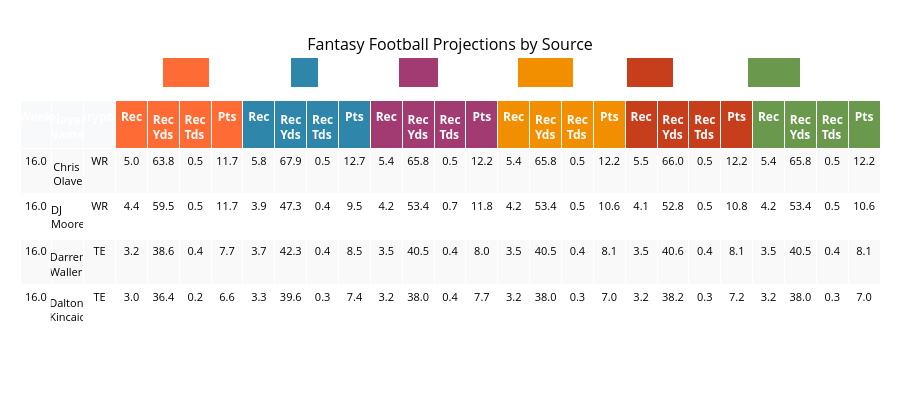

This figure's notebook cell:
### Code cell
def peek_proj_stats(wk, pos_filter = ['QB', 'RB', 'WR', 'TE'], is_half = False):
    # Build Dataframe
    FULL = LINEUPS[
        (LINEUPS['week'] == wk) &                           # Filter by Week
        LINEUPS['primaryPosition'].isin(pos_filter)         # Filter by Position
    ]

    # Relevant Stats
    relevant_stats = {
        'QB': ['_passingYards', '_passingTouchdowns', '_passingInterceptions', '_rushingYards', '_rushingTouchdowns', '_Points'],
        'RB': ['_rushingYards', '_rushingTouchdowns', '_receivingReceptions', '_receivingYards', '_receivingTouchdowns', '_Points'],
        'WR': ['_receivingReceptions', '_receivingYards', '_receivingTouchdowns', '_Points'],
        'TE': ['_receivingReceptions', '_receivingYards', '_receivingTouchdowns', '_Points']
    }
    # Get all relevant stats for the positions in pos_filter
    position_stats = []
    for position in pos_filter:
        if position in relevant_stats:
            position_stats.extend(relevant_stats[position])
    
    # Remove duplicates while preserving order
    position_stats = list(dict.fromkeys(position_stats))


    # Column Selection
    base_cols = ['week', 'player_name', 'primaryPosition']
    relevant_cols = [
        col for col in FULL.columns 
        if any(stat_suffix in col for stat_suffix in position_stats)
    ]

    all_cols = base_cols + relevant_cols
    selected_cols = list(dict.fromkeys(all_cols))

    SLIM = FULL[selected_cols]

    # Half-PPR Adjustment
    if is_half:
        # Find all columns ending in _Points
        points_cols = [col for col in SLIM.columns if col.endswith('_Points')]
        
        for points_col in points_cols:
            # Get the prefix (everything before '_Points')
            prefix = points_col.replace('_Points', '')
            receptions_col = prefix + '_receivingReceptions'
            
            # If the corresponding receptions column exists, adjust the points
            if receptions_col in SLIM.columns:
                SLIM[points_col] = SLIM[points_col] - (SLIM[receptions_col] * 0.5)
        
        
    def get_column_priority(col):
        prefixes = ['ESPN_', 'FP_', 'MEAN_', 'BOL_', 'PINNY_', 'TRUE_']
        suffixes = ['passingYards', 'passingTouchdowns', 'passingInterceptions', 
                    'rushingYards', 'rushingTouchdowns', 'receivingReceptions',
                    'receivingYards', 'receivingTouchdowns', 'Points']

        # Get prefix priority (or max if not found)
        prefix_priority = next((i for i, prefix in enumerate(prefixes) if col.startswith(prefix)), len(prefixes))

        # Get suffix priority (or max if not found)  
        suffix_priority = next((i for i, suffix in enumerate(suffixes) if suffix in col), len(suffixes))

        return (prefix_priority, suffix_priority)  # Put non-prefixed columns at the end
    
    # Separate base columns from prefixed columns
    base_columns = ['week', 'player_name', 'primaryPosition']
    other_columns = [col for col in SLIM.columns if col not in base_columns]
    
    # Sort other columns by prefix
    sorted_other_cols = sorted(other_columns, key=get_column_priority)
    
    # Reorder columns: base columns first, then sorted prefixed columns
    final_column_order = base_columns + sorted_other_cols
    SLIM = SLIM[final_column_order]

    # Round
    numeric_cols = SLIM.select_dtypes(include=['number']).columns
    SLIM[numeric_cols] = SLIM[numeric_cols].round(2)

    # Rename
    column_name_mapping = {
        'passingYards': 'PASS_YDS',
        'passingTouchdowns': 'PASS_TDS', 
        'passingInterceptions': 'PASS_INT',
        'rushingYards': 'RUSH_YDS',
        'rushingTouchdowns': 'RUSH_TDS',
        'receivingReceptions': 'REC',
        'receivingYards': 'REC_YDS',
        'receivingTouchdowns': 'REC_TDS',
        'Points': "PTS"
    }
    
    # Rename columns using the mapping
    def rename_column(col_name):
        for long_name, short_name in column_name_mapping.items():
            if long_name in col_name:
                col_name = col_name.replace(long_name, short_name)
        return col_name
    
    # Apply the renaming
    SLIM.columns = [rename_column(col) for col in SLIM.columns]
    
    return SLIM#.sort_values(by='TRUE_Points', ascending=False)

proj = peek_proj_stats(wk=curr_week, pos_filter=['WR', 'TE'], is_half = True).sort_values(['TRUE_PTS'], ascending=False)
#proj
filter_players = ['Darren Waller', 'Dalton Kincaid', 'Chris Olave', 'DJ Moore']
plotly_table = create_plotly_spanned_table(proj[proj['player_name'].isin(filter_players)])
plotly_table

### Figure 1 — Plotly figure (JSON) as saved in the notebook; plotly's stock layout.template omitted (floating-point values rounded to 4 significant figures; data arrays with more than 128 entries replaced by an {"elided": "..."} marker saying what was removed)
{"data": [{"cells": {"align": "center", "fill": {"color": {"elided": "27x8 str values"}}, "font": {"color": "black", "size": 11}, "height": 30, "values": [["16.0", "16.0", "16.0", "16.0"], ["Chris Olave", "DJ Moore", "Darren Waller", "Dalton Kincaid"], ["WR", "WR", "TE", "TE"], ["5.0", "4.4", "3.2", "3.0"], ["63.8", "59.5", "38.6", "36.4"], ["0.5", "0.5", "0.4", "0.2"], ["11.7", "11.7", "7.7", "6.6"], ["5.8", "3.9", "3.7", "3.3"], ["67.9", "47.3", "42.3", "39.6"], ["0.5", "0.4", "0.4", "0.3"], ["12.7", "9.5", "8.5", "7.4"], ["5.4", "4.2", "3.5", "3.2"], ["65.8", "53.4", "40.5", "38.0"], ["0.5", "0.7", "0.4", "0.4"], ["12.2", "11.8", "8.0", "7.7"], ["5.4", "4.2", "3.5", "3.2"], ["65.8", "53.4", "40.5", "38.0"], ["0.5", "0.5", "0.4", "0.3"], ["12.2", "10.6", "8.1", "7.0"], ["5.5", "4.1", "3.5", "3.2"], ["66.0", "52.8", "40.6", "38.2"], ["0.5", "0.5", "0.4", "0.3"], ["12.2", "10.8", "8.1", "7.2"], ["5.4", "4.2", "3.5", "3.2"], ["65.8", "53.4", "40.5", "38.0"], ["0.5", "0.5", "0.4", "0.3"], ["12.2", "10.6", "8.1", "7.0"]]}, "header": {"align": "center", "fill": {"color": ["#f8f9fa", "#f8f9fa", "#f8f9fa", "#FF6B35", "#FF6B35", "#FF6B35", "#FF6B35", "#2E86AB", "#2E86AB", "#2E86AB", "#2E86AB", "#A23B72", "#A23B72", "#A23B72", "#A23B72", "#F18F01", "#F18F01", "#F18F01", "#F18F01", "#C73E1D", "#C73E1D", "#C73E1D", "#C73E1D", "#6A994E", "#6A994E", "#6A994E", "#6A994E"]}, "font": {"color": "white", "size": 12}, "height": 40, "values": ["<b>Week</b>", "<b>Player Name</b>", "<b>Primaryposition</b>", "<b>Rec</b>", "<b>Rec Yds</b>", "<b>Rec Tds</b>", "<b>Pts</b>", "<b>Rec</b>", "<b>Rec Yds</b>", "<b>Rec Tds</b>", "<b>Pts</b>", "<b>Rec</b>", "<b>Rec Yds</b>", "<b>Rec Tds</b>", "<b>Pts</b>", "<b>Rec</b>", "<b>Rec Yds</b>", "<b>Rec Tds</b>", "<b>Pts</b>", "<b>Rec</b>", "<b>Rec Yds</b>", "<b>Rec Tds</b>", "<b>Pts</b>", "<b>Rec</b>", "<b>Rec Yds</b>", "<b>Rec Tds</b>", "<b>Pts</b>"]}, "type": "table"}], "layout": {"annotations": [{"bgcolor": "#FF6B35", "bordercolor": "#FF6B35", "borderpad": 4, "borderwidth": 1, "font": {"color": "#FF6B35", "size": 14}, "showarrow": false, "text": "<b>ESPN</b>", "x": 0.1667, "xref": "paper", "y": 1.15, "yref": "paper"}, {"bgcolor": "#2E86AB", "bordercolor": "#2E86AB", "borderpad": 4, "borderwidth": 1, "font": {"color": "#2E86AB", "size": 14}, "showarrow": false, "text": "<b>FP</b>", "x": 0.3148, "xref": "paper", "y": 1.15, "yref": "paper"}, {"bgcolor": "#A23B72", "bordercolor": "#A23B72", "borderpad": 4, "borderwidth": 1, "font": {"color": "#A23B72", "size": 14}, "showarrow": false, "text": "<b>BOL</b>", "x": 0.463, "xref": "paper", "y": 1.15, "yref": "paper"}, {"bgcolor": "#F18F01", "bordercolor": "#F18F01", "borderpad": 4, "borderwidth": 1, "font": {"color": "#F18F01", "size": 14}, "showarrow": false, "text": "<b>PINNY</b>", "x": 0.6111, "xref": "paper", "y": 1.15, "yref": "paper"}, {"bgcolor": "#C73E1D", "bordercolor": "#C73E1D", "borderpad": 4, "borderwidth": 1, "font": {"color": "#C73E1D", "size": 14}, "showarrow": false, "text": "<b>TRUE</b>", "x": 0.7593, "xref": "paper", "y": 1.15, "yref": "paper"}, {"bgcolor": "#6A994E", "bordercolor": "#6A994E", "borderpad": 4, "borderwidth": 1, "font": {"color": "#6A994E", "size": 14}, "showarrow": false, "text": "<b>MEAN</b>", "x": 0.9074, "xref": "paper", "y": 1.15, "yref": "paper"}], "height": 400, "margin": {"b": 20, "l": 20, "r": 20, "t": 100}, "title": {"font": {"color": "black", "size": 16}, "text": "Fantasy Football Projections by Source", "x": 0.5}}}
